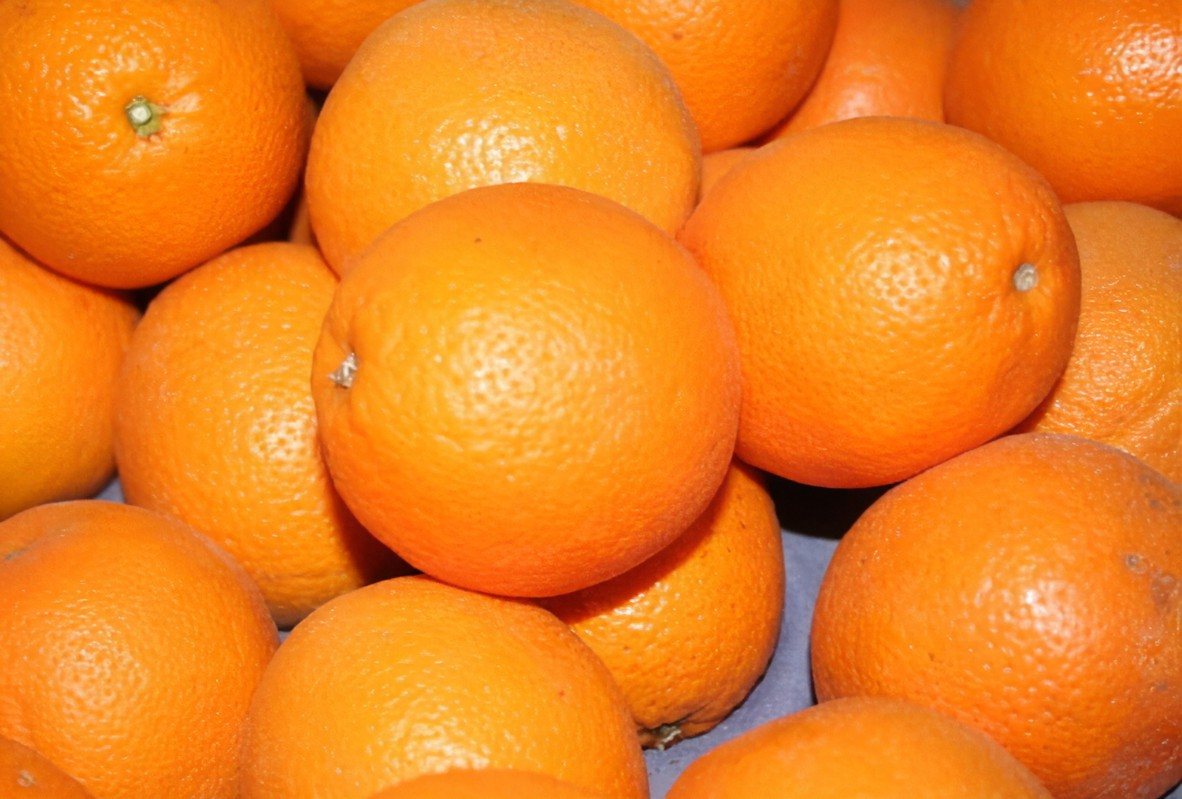
#> input picture chengzi.jpg, 1182 x 799 px
$ python '高光反光处理.py'
#> lines starting #> are read from the running program, lines starting #| are printed output that depends on the picture; after the words box and inside, x2 and y2 are one past the last pixel; in counts of white or black regions, pixels touching at a corner belong together
#> further down, img_orig is the input picture: shape (799, 1182, 3); mean B, G, R 30.5, 129.7, 237.1
import  cv2
import os,shutil
import matplotlib.pyplot as plt
# 显示汉字用
plt.rcParams['font.sans-serif'] = ['SimHei']
plt.rcParams['axes.unicode_minus'] = False
#找亮光位置
def create_mask(imgpath):
#> called with imgpath = 'chengzi.jpg'
    image = cv2.imread(imgpath, cv2.IMREAD_GRAYSCALE)
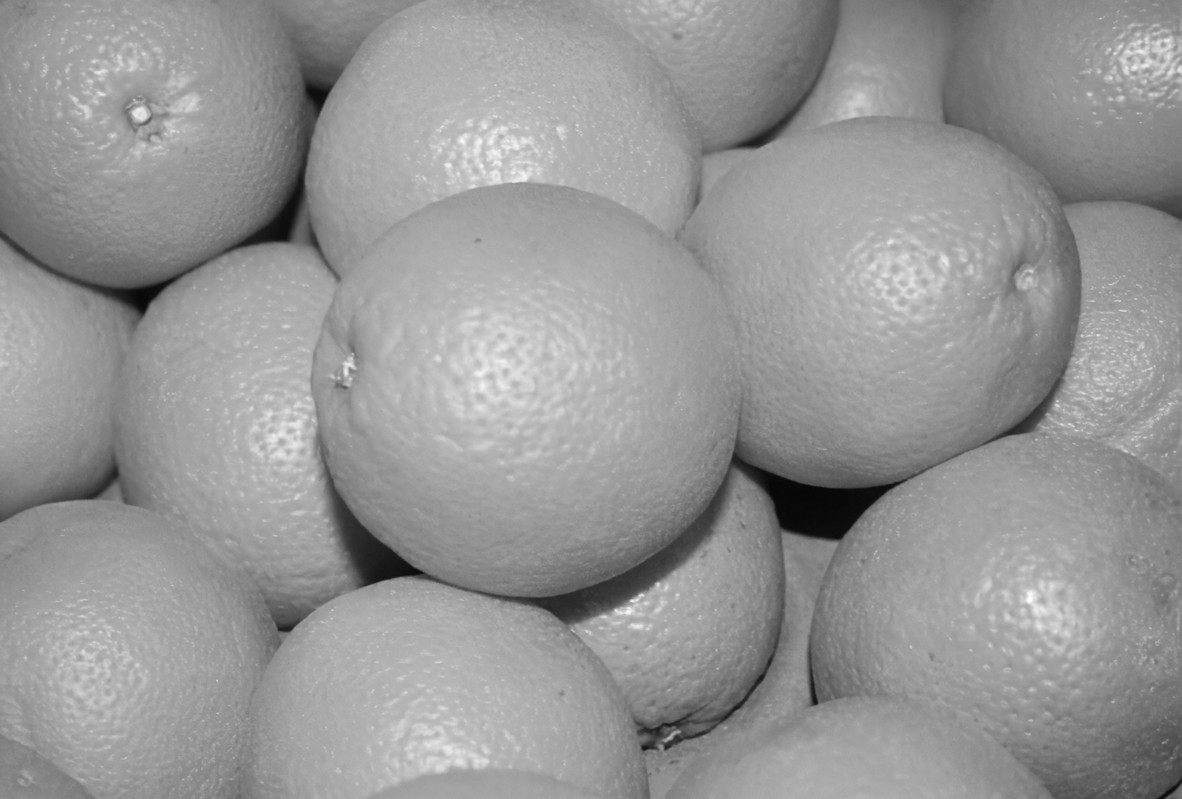
#> image: shape (799, 1182); min 5, max 254, mean 150.6
    _, mask = cv2.threshold(image, 200, 255, cv2.THRESH_BINARY)
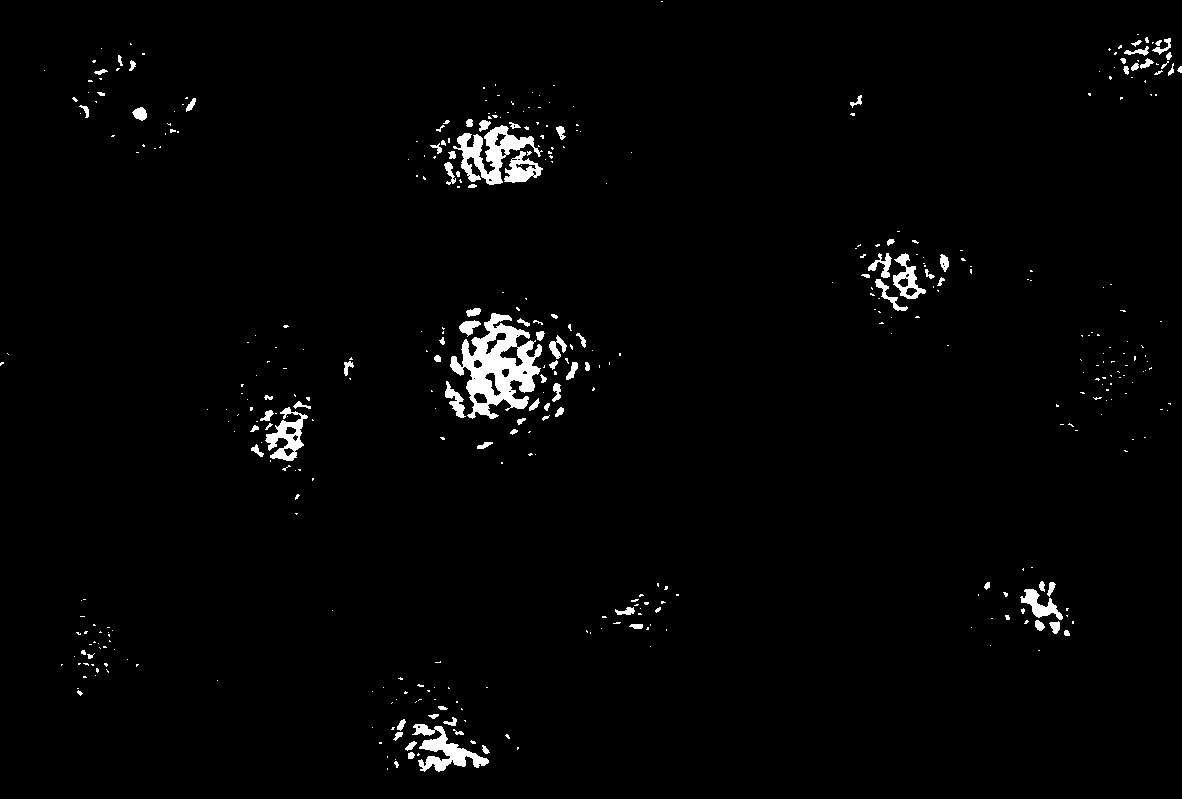
#> mask: shape (799, 1182); 1.9% white; 423 white regions (326 under 20 px), largest, box (x1, y1, x2, y2) and area: (450, 313, 542, 419) 4474, (453, 125, 543, 185) 1990, (412, 724, 489, 772) 1398
    return mask
#修复图片
def xiufu(imgpath,maskpath):
#> called with imgpath = 'chengzi.jpg', maskpath = 'mask/mask_chengzi.jpg'
    src_ = cv2.imread(imgpath)
    mask = cv2.imread(maskpath, cv2.IMREAD_GRAYSCALE)
#> mask: shape (799, 1182); min 0, max 255, mean 4.8
    #缩放因子(fx,fy)
    res_ = cv2.resize(src_,None,fx=0.6, fy=0.6, interpolation = cv2.INTER_CUBIC)
    mask = cv2.resize(mask,None,fx=0.6, fy=0.6, interpolation = cv2.INTER_CUBIC)
#> mask: shape (479, 709)
    dst = cv2.inpaint(res_, mask, 10, cv2.INPAINT_TELEA)#修复
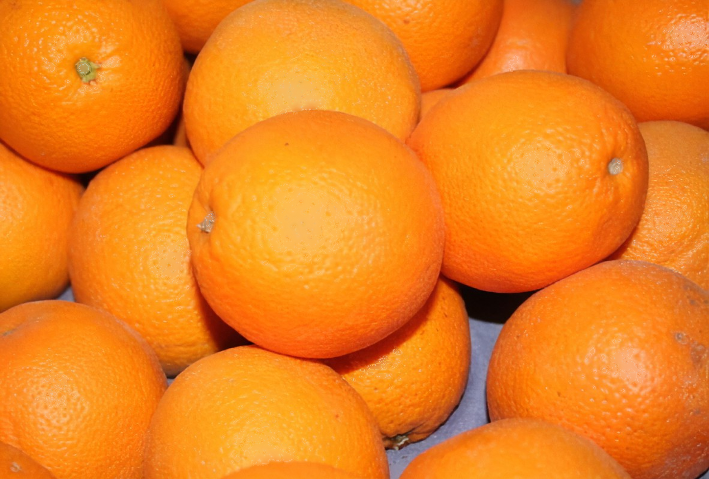
#> dst: shape (479, 709, 3); mean B, G, R 29.3, 129.2, 237.1
    return dst

if __name__=='__main__':
    rootpath = ""
    masksavepath="mask"
    savepath = "result"
    path = 'chengzi.jpg'
    img_orig = cv2.imread(path, 1)
    maskpath =os.path.join(masksavepath, "mask_"+path)
    cv2.imwrite(maskpath, create_mask(path))
    dst=xiufu(path,maskpath)
    newname = 'xiufu_' + path.split(".")[0]
    cv2.imwrite(os.path.join(savepath, newname + ".jpg"), dst)
    plt.subplot(121), plt.title('原图像'), plt.imshow(cv2.cvtColor(img_orig, cv2.COLOR_BGR2RGB)), plt.axis('off')
    plt.subplot(122), plt.title('去除高光'), plt.imshow(cv2.cvtColor(dst, cv2.COLOR_BGR2RGB)), plt.axis('off')
    plt.show()
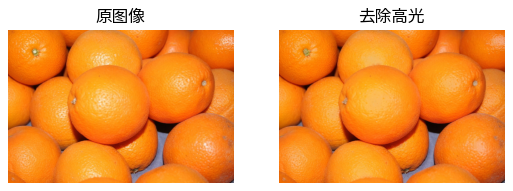
#> figure drawn by matplotlib, 2 panels
